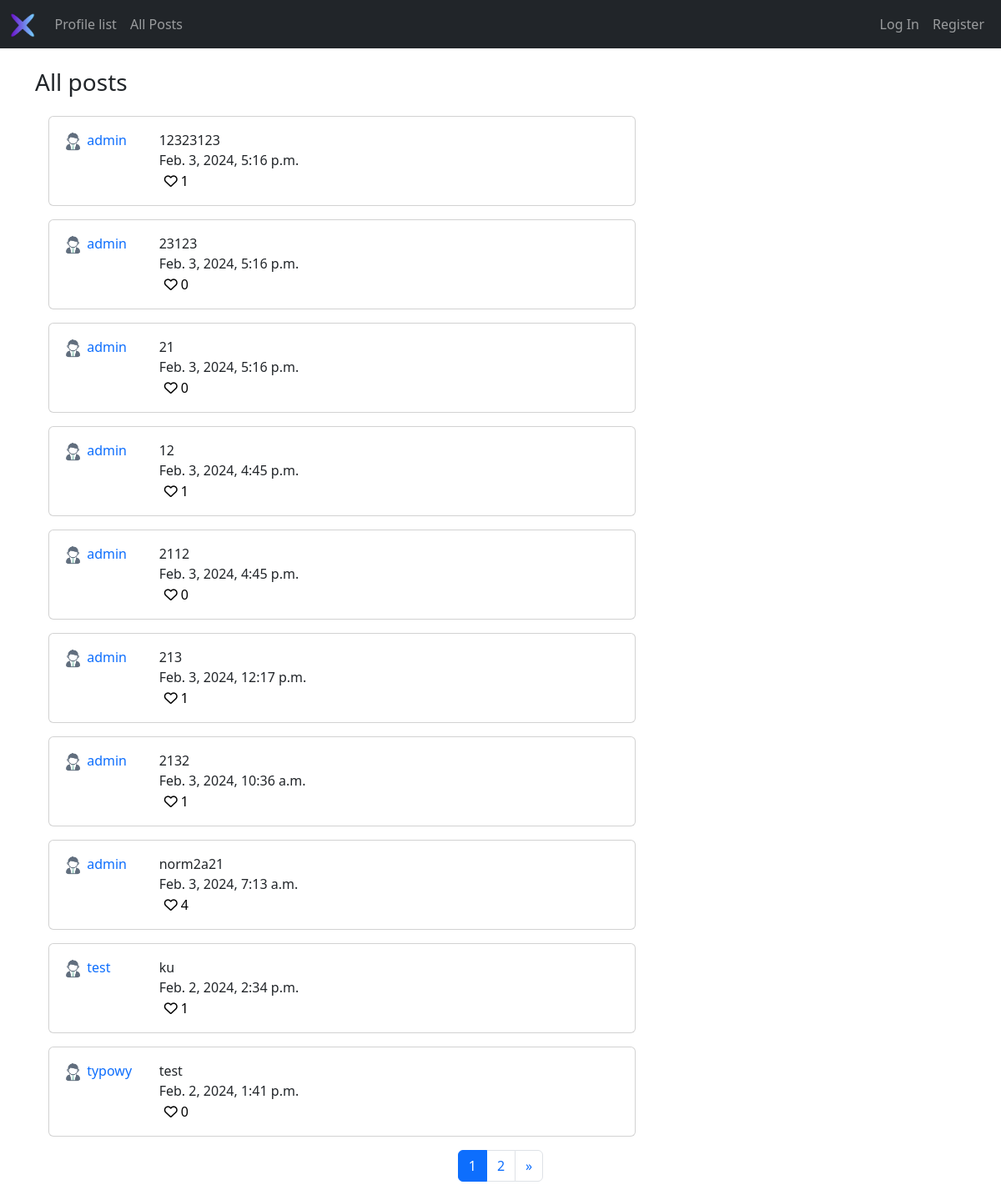
The app's page /, older data.
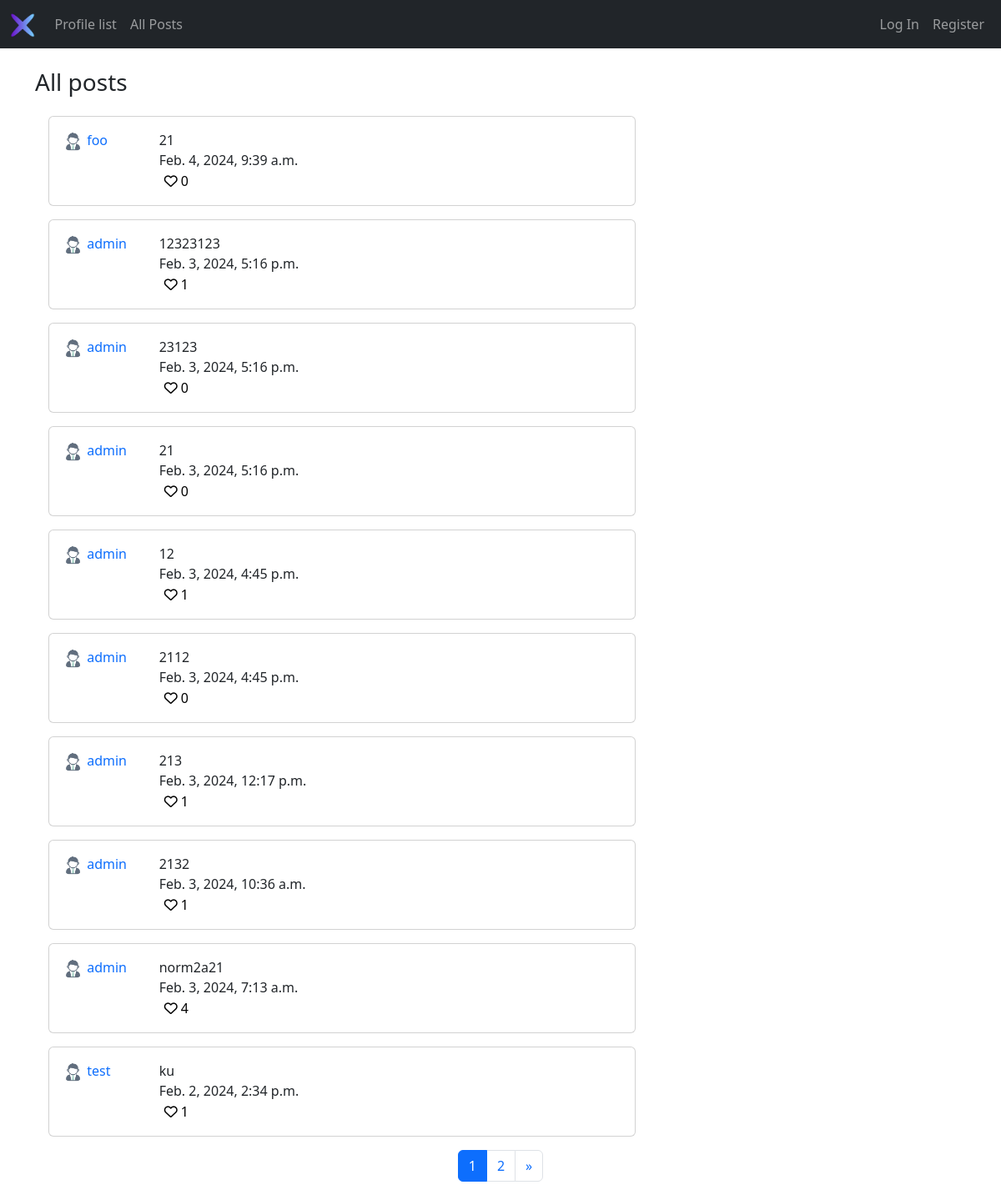
The same page, newer data.
### network/models.py (models this page shows, shortened)
class Post(models.Model):
    post_author = models.ForeignKey(User, on_delete=models.CASCADE)
    content = models.TextField()
    created_at = models.DateTimeField(auto_now_add=True)
    likes = models.ManyToManyField(User, related_name='liked_posts', blank=True)

class User(AbstractUser):
    posts = models.ManyToManyField('Post',
        symmetrical=False,
        related_name='author',
        blank=True)
    follows = models.ManyToManyField('self',
        symmetrical=False,
        related_name='followed_by',
        blank=True)
    last_activity = models.DateTimeField(auto_now=True)

### network/views.py (the view)
# urls.py: path("", views.index, name="index"),
def index(request):
    p = Paginator(Post.objects.all().order_by('-created_at'), 10)
    page = request.GET.get('page')
    posts = p.get_page(page)
    if request.user.is_authenticated:
        form = PostForm()
        return render(request, "network/index.html", {
            "form": form,
            "posts": posts
        })
    return render(request, "network/index.html", {
        "posts": posts
    })

### network/templates/network/index.html (shortened to what this page needs)
{% extends "network/layout.html" %}
{% load static %}
{% block body %}
<h3>All posts</h3>
<div class="row">
    <div class="col-8">
        {% for post in posts %}
            {% include 'network/post.html' %}
        {% endfor %}
    </div>
    <div class="col-4 mt-3">
    </div>
</div>
{% include 'network/pagination.html' %}
{% endblock %}

### network/templates/network/post.html
{% load static %}
<div class="card m-3">
    <div class="card-body">
        <div class="row">
            <div class="col-2">
                <div>
                    <img src="{% static 'network/images/user_profile_default.jpg' %}" class="rounded-circle" height="25" alt="User Avatar" loading="lazy">
                    <a href="{% url 'profile' post.post_author.username %}">{{ post.post_author }}</a>
                </div>
            </div>
            <div class="col-10">
                <div>{{post.content}}</div>
                <div>{{post.created_at}}</div>
                <button id="like-btn-{{post.id}}">
                    {% if user in post.likes.all %}
                        <i class="fa-solid fa-heart"></i> <span id="likes-count-{{post.id}}">{{ post.likes.all.count }}</span>
                    {% else %}
                        <i class="fa-regular fa-heart"></i> <span id="likes-count-{{post.id}}">{{ post.likes.all.count }}</span>
                    {% endif %}
                </button>
            </div>
        </div>
    </div>
</div>

Row changes from the older to the newer data that the page shows:
no longer on this page (row unchanged): Post: post_author "typowy", content "test", created_at "Feb. 2, 2024, 1:41 p.m.", likes.all.count "0"
added Post: post_author "foo", content "21", created_at "Feb. 4, 2024, 9:39 a.m.", likes.all.count "0"
